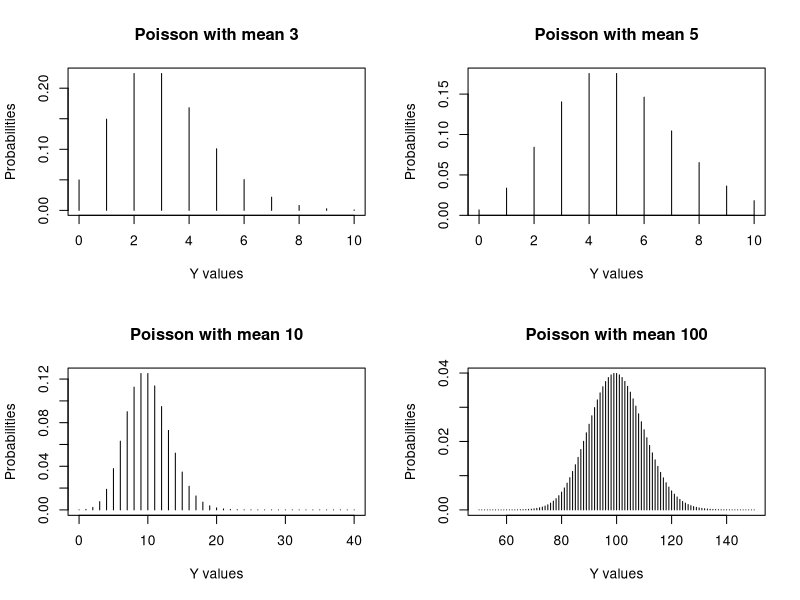

The R source for this figure:
### Distributions

## POISSON

# y >= 0 and is an integer.  Once we know u (mean) then we can estimate values of y.  For small values of y the density curve is skewed but for larger values the curve becomes symetrical.  The mean (u) can be a non-integer but the y values are non-nagative integers. P(Y<0) = 0.  The mean is the variance Var(Y) = u.  This is why the probability distributions get wider with larger mean value.  The Poisson distribution with large mean values looks like a normal distibution but it is not equal to a normal distribution because a normal distribution has two parameters, the mean and the variance, whereas Poission only has u which is the mean and the variance. 

x1 <- 0:10 
Y1 <- dpois(x1, lambda = 3)
x2 <- 0:10 
Y2 <- dpois(x2, lambda = 5)
x3 <- 0:40 
Y3 <- dpois(x3, lambda = 10)
x4 <- 50:150 
Y4 <- dpois(x4, lambda = 100)
XLab <- "Y values" 
YLab <- "Probabilities"
op <- par(mfrow = c(2, 2))
plot(x1, Y1, type = "h", xlab = XLab, ylab = YLab, main = "Poisson with mean 3")
# the type="h" command ensures that vertical lines are plotted. We use vertical lines because poisson distributions use discreet data
plot(x2, Y2, type = "h", xlab = XLab, ylab = YLab, main = "Poisson with mean 5")
plot(x3, Y3, type = "h", xlab = XLab, ylab = YLab, main = "Poisson with mean 10")
plot(x4, Y4, type = "h", xlab = XLab, ylab = YLab, main = "Poisson with mean 100")
par(op)

# In the above graphs we pretend we know the value of u. In real life we rarely do, and so GLMs model the value of u as a function of the explanatory variables. 

# Poisson distribution is commonly used for count data and its main advantages are that the probability for negative values is 0 and that the mean variance relationship allows for heterogeneity. However, in ecology, it is quite common to have data for which the variance is even larger than the mean, and this is called overdispersion. Depending how much larger the variance is compared to the mean, one option is to use the correction for overdispersion within the Poisson GLM, Alternatively, we may have to choose a different distribution, e.g. the negative binomial distribution.

## NEGATIVE BINOMIAL

# This is also a discrete distribution for non-negative data. It is presented in the literature as a combination of two distributions, giving a combined Poisson-gamma distribution. This means we first assume that the Ys are Poisson distributed with the mean μ assumed to follow a gamma distribution. With some mathematicalmanipulation, we end up with the negative binomial distribution for Y.

# Nowadays, the negative binomial distribution is considered a stand-alone distribution, and it is not necessary to dig into the Poisson-gamma mixture background.The distribution function has two parameters: μ and k.

# Mean and variance are given by E(Y) = μ, and Var(Y) = μ + (μ^2/k)

# We have overdispersion if the variance is larger than the mean. The second term in the variance of Y determines the amount of overdispersion. In fact, it is indirectly determined by k, where k is also called the dispersion parameter. If k is large (relative to μ2), the term μ2/k approximates 0, and the variance of Y is μ; in such cases the negative binomial converges to the Poisson distribution. In this case, you might as well use the Poisson distribution. The smaller k, the larger the overdispersion.

# note that for a small mean μ and large overdispersion (small k), the value of 0 has by far the highest probability. In Fig. 8.3 we know the values of μ and k. In reality we do not know these values, and in GLM models, the mean μ is a function of covariates. Estimation of k depends on the software, but can for example be done in a 2-stage iterative approach

## GAMMA

# The gamma distribution can be used for a continuous response variable Y that has positive values (Y > 0), and the distribution function has various forms.

# the mean and variance are: E(Y) = u and var(Y) = u^2 / v

# v is the equivalent to k in the negative binomial. The dispersion is determined by v^–1; a small value of v (relative to μ2) implies that the spread in the data is large.

# For a large v, the gamma distribution becomes bell shaped and symmetric. In such cases, the Gaussian distribution can be used as well. Faraway (2006) gives an example of a linear regression model and a gamma GLM with a small (0.0045) dispersion parameter v–1; estimated parameters and standard errors obtained by both methods are nearly identical. However, for larger values of v–1, this is not the necessarily the case. Note that the allowable range of Y values is larger then 0. So, you cannot use this distribution if your response variable takes negative values or has a value of zero.

## Bernoulli & binomial

# The mean and variance of a Binomial distribution are given by
# E(Y) = N × π 
# var(Y) = N × π × (1 − π)

# A Bernoulli distribution is obtained if N = 1; hence, we only toss once or we only sample one animal on the farm.

## Multinomial

# useful for a response variable that is a categorical variable with more than two levels

### SELECTING A DISTRIBUTION

# We have discussed a large number of distributions for the response variable, but which one should we use? This choice should, in first instance, be made a priori based on the available knowledge on the response variable. For example, if you model the presence and absence of animals at M sites as a function of a couple of covariates, then your choice is simple: the binomial distribution should be used because your response variable contains zeros and ones. This is probably the only scenario where the choice is so obvious. Having said that, if we aggregate the response variable into groups, we (may) have a Poisson distribution. If your data are counts (of animals, plants, etc.) without an upper limit, then the Poisson distribution is an option. This is because counts are always non-negative, and tend to be heterogeneous and both comply with the Poisson distribution. If there is high overdispersion, then the negative binomial distribution is an alternative to the Poisson for count data. You can also use the Normal distribution for counts (potentially combined with a data transformation), but the Poisson or negative binomial may be more appropriate. However, the Normal distribution does not exclude negative realisations. You can also have counts with an upper limit. For example, if you count the number of animals on a farm that are infected with a disease, out of a total of N animals. The maximum number of infected animals is then N. If you consider each individual animal as an independent trial and each animal has the same probability of being infected, then we are in the world of a binomial distribution. But, what do you do with densities? Density is often defined as the numbers (which are counts!) per volume (or area, depth range, etc.).We will see in Chapter 9 that this can be modelled with the Poisson (or NB) distribution and an offset variable. If the response variable is a continuous variable like weight of the animal, then the Normal distribution is your best option, but the gamma distribution may be an alternative choice. The important thing to realise is that these distributions are for the response variable, not for explanatory variables. The choice of which distribution to use is an a priori choice. A list of all discussed distributions in this section is given in Table 8.1. If you are hesitating between two competing distributions, e.g. the Normal distribution and the gamma distribution, or the Poisson distribution and the negative binomial distribution, then you could plot the mean versus the variance of the response variable and see what type of mean–variance relationship you have and select a distribution function accordingly.